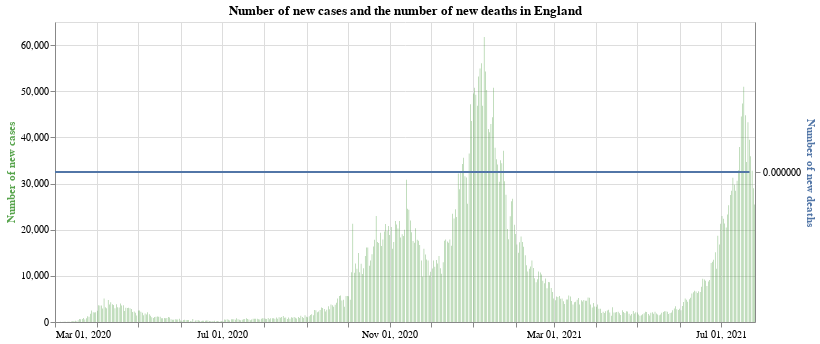

The cell this chart's notebook holds for it:
### Markdown cell above
## Plotting: All of England

The first chart we look at has both the number of new cases and the number of new deaths in England. The blue line corresponds to the axis on the right hand side, the number of new deaths. The green bars are the number of new cases (axis on the left hand side).

### Code cell
#collapse
base = alt.Chart(full_eng_deaths.query("date >= '2020-03-01'")).encode(x=alt.X("yearmonthdate(date):T", axis=alt.Axis(title=None))).properties(title='Number of new cases and the number of new deaths in England',width=700)

bars = base.mark_bar(color='#57A44C').encode(
    y=alt.Y("newCases:Q", axis=alt.Axis(title='Number of new cases', titleColor='#57A44C')),
    tooltip="newCases:Q"
)

line = base.mark_line(stroke='#5276A7').encode(y=alt.Y("newDeaths:Q", axis=alt.Axis(title='Number of new deaths', titleColor='#5276A7')))

alt.layer(bars, line).resolve_scale(y='independent')

### Figure 1 — Vega-Lite specification as saved in the notebook (floating-point values rounded to 4 significant figures; data arrays with more than 128 entries replaced by an {"elided": "..."} marker saying what was removed)
{"config": {"view": {"continuousWidth": 400, "continuousHeight": 300}}, "layer": [{"mark": {"type": "bar", "color": "#57A44C"}, "encoding": {"tooltip": {"type": "quantitative", "field": "newCases"}, "x": {"type": "temporal", "axis": {"title": null}, "field": "date", "timeUnit": "yearmonthdate"}, "y": {"type": "quantitative", "axis": {"title": "Number of new cases", "titleColor": "#57A44C"}, "field": "newCases"}}, "title": "Number of new cases and the number of new deaths in England", "width": 700}, {"mark": {"type": "line", "stroke": "#5276A7"}, "encoding": {"x": {"type": "temporal", "axis": {"title": null}, "field": "date", "timeUnit": "yearmonthdate"}, "y": {"type": "quantitative", "axis": {"title": "Number of new deaths", "titleColor": "#5276A7"}, "field": "newDeaths"}}, "title": "Number of new cases and the number of new deaths in England", "width": 700}], "data": {"name": "data-5f7c6f13f4a0159f0ea4ced896db0ec1"}, "resolve": {"scale": {"y": "independent"}}, "$schema": "https://vega.github.io/schema/vega-lite/v4.8.1.json", "datasets": {"data-5f7c6f13f4a0159f0ea4ced896db0ec1": {"elided": "512 records"}}}
